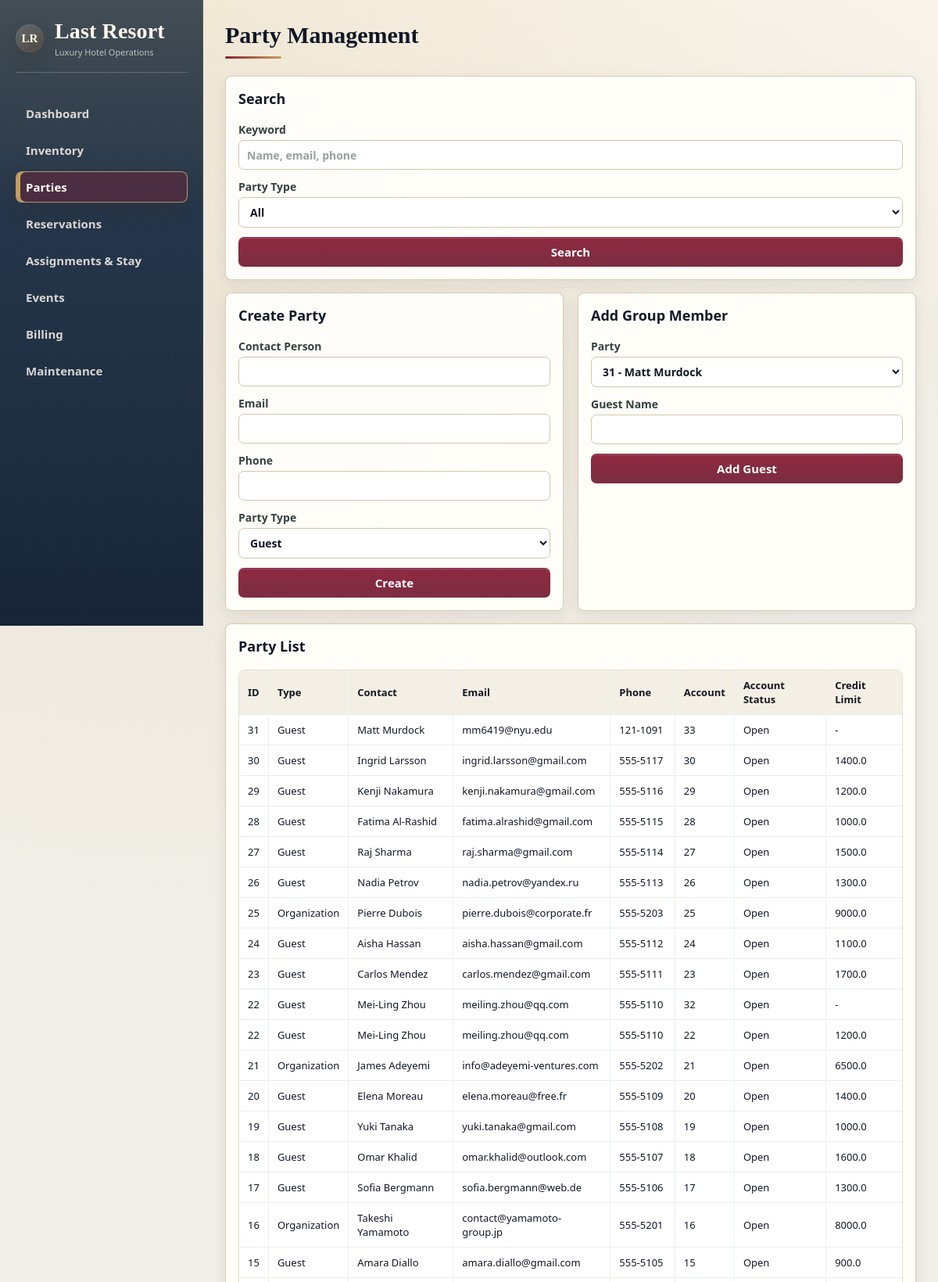
/parties (upper part), run on the app's committed database.
### tables this page shows
CREATE TABLE billing_account (
    accountId INTEGER PRIMARY KEY,
    partyId INTEGER NOT NULL,
    status TEXT NOT NULL,
    creditLimit REAL,
    FOREIGN KEY (partyId) REFERENCES party(partyId)
);

CREATE TABLE party (
    partyId INTEGER PRIMARY KEY,
    email TEXT NOT NULL,
    phone TEXT NOT NULL,
    partyType TEXT NOT NULL,
    contactPersonName TEXT NOT NULL
);

### app.py (the view, shortened to what this page needs)
    @app.route("/parties", methods=["GET", "POST"])
    def parties():
        db = get_db()
        keyword = request.args.get("q", "").strip()
        party_type = request.args.get("party_type", "").strip()
        filters = []
        params: list[Any] = []
        if keyword:
            filters.append("(p.contactPersonName LIKE ? OR p.email LIKE ? OR p.phone LIKE ?)")
            kw = f"%{keyword}%"
            params.extend([kw, kw, kw])
        if party_type:
            filters.append("p.partyType = ?")
            params.append(party_type)
        where_sql = f"WHERE {' AND '.join(filters)}" if filters else ""
        parties_data = db.execute(
            f"""
            SELECT p.partyId, p.partyType, p.contactPersonName, p.email, p.phone,
                   ba.accountId, ba.status AS accountStatus, ba.creditLimit
            FROM party p
            LEFT JOIN billing_account ba ON ba.partyId = p.partyId
            {where_sql}
            ORDER BY p.partyId DESC
            """,
            params,
        ).fetchall()
        guests = db.execute(
            "SELECT partyId, guestId, guestName FROM guest_group ORDER BY partyId, guestId"
        ).fetchall()
        party_types = db.execute("SELECT DISTINCT partyType FROM party ORDER BY partyType").fetchall()
        return render_template(
            "parties.html",
            parties=parties_data,
            guests=guests,
            party_types=party_types,
            filters={"q": keyword, "party_type": party_type},
        )

### app.py (called while the page is built)
def get_db() -> sqlite3.Connection:
    if "db" not in g:
        conn = sqlite3.connect(DB_PATH)
        conn.row_factory = sqlite3.Row
        conn.execute("PRAGMA foreign_keys = ON;")
        g.db = conn
    return g.db

### templates/parties.html (shortened to what this page needs)
{% extends "base.html" %}
{% block content %}
<h2>Party Management</h2>
<section class="card">
    <h3>Search</h3>
    <form method="get" class="grid-form">
        <label>Keyword <input name="q" value="{{ filters.q }}" placeholder="Name, email, phone"></label>
        <label>Party Type
            <select name="party_type">
                <option value="">All</option>
            </select>
        </label>
        <button class="btn" type="submit">Search</button>
    </form>
</section>
<div class="split">
    <section class="card">
        <h3>Create Party</h3>
        <form method="post" class="grid-form">
            <label>Contact Person <input name="contactPersonName" required></label>
            <label>Email <input name="email" type="email" required></label>
            <label>Phone <input name="phone" required></label>
            <label>Party Type
                <select name="partyType" required>
                    <option>Guest</option>
                </select>
            </label>
            <button class="btn" type="submit">Create</button>
        </form>
    </section>
    <section class="card">
        <h3>Add Group Member</h3>
        <form method="post" class="grid-form">
            <label>Party
                <select name="partyId" required>
                    {% for p in parties %}
                        <option value="{{ p.partyId }}">{{ p.partyId }} - {{ p.contactPersonName }}</option>
                    {% endfor %}
                </select>
            </label>
            <label>Guest Name <input name="guestName" required></label>
            <button class="btn" type="submit">Add Guest</button>
        </form>
    </section>
</div>
<section class="card">
    <h3>Party List</h3>
    <table>
        <thead><tr><th>ID</th><th>Type</th><th>Contact</th><th>Email</th><th>Phone</th><th>Account</th><th>Account Status</th><th>Credit Limit</th></tr></thead>
        <tbody>
        {% for p in parties %}
            <tr>
                <td>{{ p.partyId }}</td><td>{{ p.partyType }}</td><td>{{ p.contactPersonName }}</td>
                <td>{{ p.email }}</td><td>{{ p.phone }}</td><td>{{ p.accountId or "-" }}</td>
                <td>{{ p.accountStatus or "-" }}</td><td>{{ p.creditLimit or "-" }}</td>
            </tr>
        {% endfor %}
        </tbody>
    </table>
</section>
{% endblock %}

### static/styles.css (style rules this page uses)
* { box-sizing: border-box; }
body { margin: 0; font-family: Arial, sans-serif; color: #1b1b1b; background: #f4f6f8; }
h2 { margin-top: 0; }
.card { background: #fff; border-radius: 8px; padding: 16px; margin-bottom: 16px; box-shadow: 0 1px 3px rgba(0, 0, 0, 0.08); }
.split { display: grid; grid-template-columns: repeat(auto-fit, minmax(360px, 1fr)); gap: 16px; }
.grid-form { display: grid; gap: 10px; }
label { display: grid; gap: 4px; font-size: 14px; }
input, select, button { padding: 8px 10px; border: 1px solid #cbd5e1; border-radius: 6px; background: #fff; }
table { width: 100%; border-collapse: collapse; }
th, td { border: 1px solid #e5e7eb; padding: 8px; font-size: 13px; text-align: left; }
th { background: #f8fafc; }
.btn { display: inline-flex; align-items: center; justify-content: center; gap: 6px; padding: 8px 12px; border-radius: 6px; background: #2563eb; border: none; color: #fff; cursor: pointer; font: inherit; line-height: 1.2; text-align: center; text-decoration: none; white-space: nowrap; transition: background-color 0.15s ease, box-shadow 0.15s ease, transform 0.05s ease; }
:root { --ink: #18211f; --muted: #66736f; --line: #dce4df; --line-strong: #c9d5cf; --surface: #ffffff; --surface-soft: #f7f9f8; --page: #eef3f1; --sidebar: #143c3a; --sidebar-2: #0e2d2c; --primary: #0f766e; --primary-dark: #0b5f59; --champagne: #b88a3c; --champagne-soft: #f4ead6; --wine: #8f2d3f; --shadow: 0 10px 28px rgba(19, 45, 42, 0.10); --shadow-soft: 0 2px 10px rgba(19, 45, 42, 0.07); }
* { letter-spacing: 0; }
html { scrollbar-color: #9fb3ad #eef3f1; }
body { color: var(--ink); background: linear-gradient(180deg, #f8fbfa 0%, var(--page) 360px), var(--page); font-family: "Segoe UI", Arial, sans-serif; font-size: 15px; }
h2 { margin: 0 0 22px; color: var(--ink); font-family: Georgia, "Times New Roman", serif; font-size: 30px; font-weight: 700; }
h2::after { content: ""; display: block; width: 72px; height: 3px; margin-top: 10px; border-radius: 999px; background: linear-gradient(90deg, var(--champagne), rgba(15, 118, 110, 0.15)); }
h3 { margin-top: 0; color: var(--ink); font-size: 18px; }
.card { border: 1px solid rgba(201, 213, 207, 0.84); border-radius: 8px; background: rgba(255, 255, 255, 0.94); box-shadow: var(--shadow-soft); }
.split { gap: 18px; }
.grid-form { gap: 12px; }
label { color: #34423f; font-weight: 650; }
input, select, button { min-height: 38px; border: 1px solid var(--line-strong); border-radius: 7px; color: var(--ink); background: #fff; font: inherit; }
input::placeholder { color: #94a19d; }
.btn { min-height: 38px; border: 1px solid rgba(15, 118, 110, 0.16); border-radius: 7px; background: var(--primary); box-shadow: 0 1px 0 rgba(255, 255, 255, 0.18) inset; color: #fff; font-weight: 700; }
table { overflow: hidden; border-collapse: separate; border-spacing: 0; border: 1px solid var(--line); border-radius: 8px; background: #fff; }
th, td { border: 0; border-bottom: 1px solid #e8eeeb; padding: 10px 11px; font-size: 13px; }
th + th, td + td { border-left: 1px solid #edf2ef; }
th { color: #263330; background: #f4f7f6; font-weight: 800; }
:root { --ink: #111827; --muted: #6b7280; --line: #e5dfd2; --line-strong: #d4c6ad; --surface: #fffefa; --surface-soft: #f8f5ee; --page: #f1eee7; --sidebar: #101820; --sidebar-2: #06080c; --primary: #7a1f33; --primary-dark: #5f1727; --champagne: #c9a45d; --champagne-soft: #f5ecd8; --wine: #8b1e35; --shadow: 0 18px 42px rgba(17, 24, 39, 0.12); --shadow-soft: 0 5px 18px rgba(17, 24, 39, 0.08); }
body { background: radial-gradient(circle at 18% 0%, rgba(201, 164, 93, 0.18), transparent 28%), linear-gradient(180deg, #faf7f0 0%, var(--page) 420px), var(--page); }
h2::after, .kpi-grid .card::before { background: linear-gradient(90deg, var(--wine), var(--champagne)); }
.card { background: rgba(255, 254, 250, 0.96); border-color: rgba(212, 198, 173, 0.88); box-shadow: var(--shadow-soft); }
th { color: #141820; background: #f4efe5; }
.btn { border-color: rgba(122, 31, 51, 0.24); background: linear-gradient(180deg, #8f2940, var(--primary)); }
:root { --sidebar: #5a4632; --sidebar-2: #2f261d; }
:root { --sidebar: #2b3d52; --sidebar-2: #172536; --primary: #7b2d43; --primary-dark: #622235; --champagne: #c6a15b; }

### data on the page
billing_account: partyId "31", partyType "Guest", contactPersonName "Matt Murdock", email "mm6419@nyu.edu", phone "121-1091", accountId "33", status "Open", creditLimit "-"
billing_account: partyId "30", partyType "Guest", contactPersonName "Ingrid Larsson", email "ingrid.larsson@gmail.com", phone "555-5117", accountId "30", status "Open", creditLimit "1400.0"
billing_account: partyId "29", partyType "Guest", contactPersonName "Kenji Nakamura", email "kenji.nakamura@gmail.com", phone "555-5116", accountId "29", status "Open", creditLimit "1200.0"
billing_account: partyId "28", partyType "Guest", contactPersonName "Fatima Al-Rashid", email "fatima.alrashid@gmail.com", phone "555-5115", accountId "28", status "Open", creditLimit "1000.0"
billing_account: partyId "27", partyType "Guest", contactPersonName "Raj Sharma", email "raj.sharma@gmail.com", phone "555-5114", accountId "27", status "Open", creditLimit "1500.0"
billing_account: partyId "26", partyType "Guest", contactPersonName "Nadia Petrov", email "nadia.petrov@yandex.ru", phone "555-5113", accountId "26", status "Open", creditLimit "1300.0"
billing_account: partyId "25", partyType "Organization", contactPersonName "Pierre Dubois", email "pierre.dubois@corporate.fr", phone "555-5203", accountId "25", status "Open", creditLimit "9000.0"
billing_account: partyId "24", partyType "Guest", contactPersonName "Aisha Hassan", email "aisha.hassan@gmail.com", phone "555-5112", accountId "24", status "Open", creditLimit "1100.0"
billing_account: partyId "23", partyType "Guest", contactPersonName "Carlos Mendez", email "carlos.mendez@gmail.com", phone "555-5111", accountId "23", status "Open", creditLimit "1700.0"
billing_account: partyId "22", partyType "Guest", contactPersonName "Mei-Ling Zhou", email "meiling.zhou@qq.com", phone "555-5110", accountId "32", status "Open", creditLimit "-"
billing_account: partyId "22", partyType "Guest", contactPersonName "Mei-Ling Zhou", email "meiling.zhou@qq.com", phone "555-5110", accountId "22", status "Open", creditLimit "1200.0"
billing_account: partyId "21", partyType "Organization", contactPersonName "James Adeyemi", email "info@adeyemi-ventures.com", phone "555-5202", accountId "21", status "Open", creditLimit "6500.0"
billing_account: partyId "20", partyType "Guest", contactPersonName "Elena Moreau", email "elena.moreau@free.fr", phone "555-5109", accountId "20", status "Open", creditLimit "1400.0"
billing_account: partyId "19", partyType "Guest", contactPersonName "Yuki Tanaka", email "yuki.tanaka@gmail.com", phone "555-5108", accountId "19", status "Open", creditLimit "1000.0"
billing_account: partyId "18", partyType "Guest", contactPersonName "Omar Khalid", email "omar.khalid@outlook.com", phone "555-5107", accountId "18", status "Open", creditLimit "1600.0"
billing_account: partyId "17", partyType "Guest", contactPersonName "Sofia Bergmann", email "sofia.bergmann@web.de", phone "555-5106", accountId "17", status "Open", creditLimit "1300.0"
billing_account: partyId "16", partyType "Organization", contactPersonName "Takeshi Yamamoto", email "contact@yamamoto-group.jp", phone "555-5201", accountId "16", status "Open", creditLimit "8000.0"
billing_account: partyId "15", partyType "Guest", contactPersonName "Amara Diallo", email "amara.diallo@gmail.com", phone "555-5105", accountId "15", status "Open", creditLimit "900.0"

### other printed values
form field partyId "31 - Matt Murdock"
